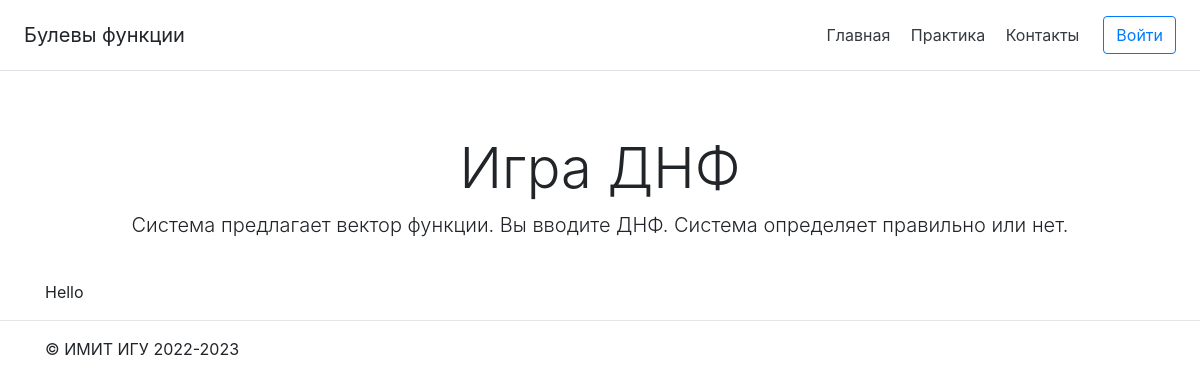
Page /StartTask/DNF on the committed database.
### main/models.py (models this page shows, shortened)
class Task(models.Model):
    title = models.CharField('Название', max_length=255)
    task = models.TextField('Описание')
    type = models.CharField('Тип задачи', max_length=50, default="none")
    class Meta:
        verbose_name = 'Задача'
        verbose_name_plural = 'Задачи'

### main/views.py (the view)
# urls.py: path('StartTask/DNF', dnf, name='DNF'),
def dnf(request):
    task = Task.objects.get(type="DNF")
    return render(request, 'main/starttask/DNF.html', {'task': task})

### main/templates/main/starttask/DNF.html
{% extends 'main/starttask/temp.html' %}
{% block task %}
<p>Hello</p>
{% endblock %}

### main/templates/main/starttask/temp.html (shortened to what this page needs)
{% extends 'main/base.html' %}
{% block content %}
    <div class="pricing-header px-3 py-3 pt-md-5 pb-md-4 mx-auto text-center">
      <h1 class="display-4">{{task.title}}</h1>
      <p class="lead">{{task.task}}</p>
    </div>
    <div class="task">
        {% block task %}{% endblock %}
    </div>
{% endblock %}

### rows in the picture
Task: title "Игра ДНФ", task "Система предлагает вектор функции. Вы вводите ДНФ. Система определяет правильно или нет."
